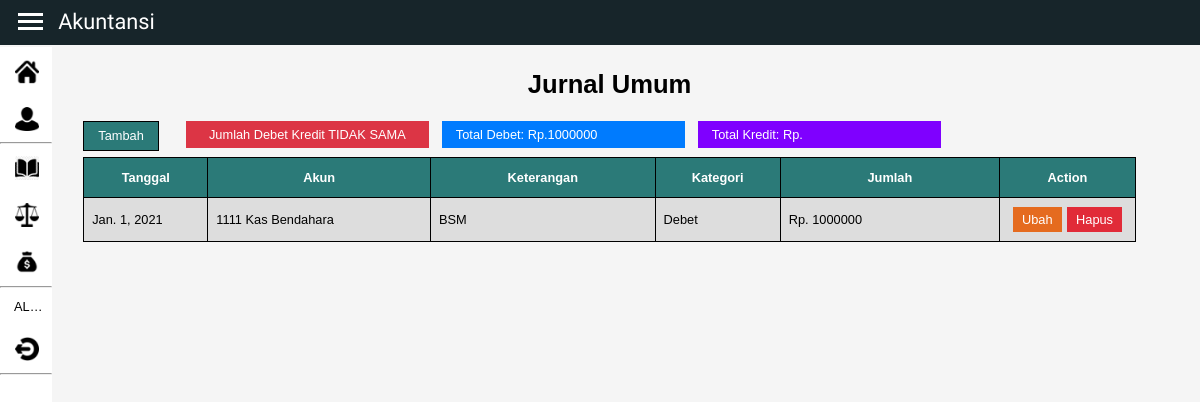
Screenshot of /jurnal/kategori/2 (signed in) with the database file from the repository.
### jurnal/models.py (models this page shows, shortened)
class jurnal (models.Model):
    kategori = (
        ('Debet', 'Debet'),
        ('Kredit', 'Kredit'),
    )
    akun = models.ForeignKey(akun, null=True, on_delete=models.SET_NULL)
    tanggal = models.DateField(null=True)
    jumlah = models.FloatField(null=True, max_length=20)
    keterangan = models.CharField(null=True, max_length=200)
    kategori = models.CharField(null=True, max_length=20, choices=kategori)

### akun/models.py (models this page shows)
class akun(models.Model):
    no = models.IntegerField(null=True)
    nama = models.CharField(max_length=255, null=True)
    jenis = models.ForeignKey(JenisAkun, null=True, on_delete=models.SET_NULL)
    def __str__(self):
        return "%s %s" % (self.no, self.nama)
    class Meta:
        ordering = ['no']

### jurnal/views.py (the view)
# urls.py: path('kategori/<int:akun_id>', category,name='kategori'),
@login_required(login_url=settings.LOGIN_URL)
def category(request, akun_id):
    jurnals = jurnal.objects.filter(akun_id=akun_id)
    debets = jurnal.objects.filter(kategori='Debet').filter(akun_id=akun_id).aggregate(total=Sum('jumlah'))
    kredits = jurnal.objects.filter(kategori='Kredit').filter(akun_id=akun_id).aggregate(total=Sum('jumlah'))
    title = "Jurnal Umum"
    context = {
        'jurnals' : jurnals,
        'title': title,
        'debets':debets,
        'kredits':kredits,
    }
    return render (request,'jurnal/kategori.html', context)

### jurnal/templates/jurnal/kategori.html
{%extends 'main.html'%}
{% block content %}
{% include 'jurnal/table.html' %}
{% endblock content %}

### templates/navbar.html (shortened to what this page needs)
{% load static %}
<nav>
  <div class="top-nav">
  <div class="nav-brand">
      <div class="menu-toggle">
          <span></span>
          <span></span>
          <span></span>
      </div>
      <div class="logo">
          <a href="{% url 'beranda:dashboard' %}">Akuntansi</a>
      </div>
  </div>
</div>
  <div class="nav-side-icon">
      <ul id="ulSide">
        <li><a href="{% url 'beranda:dashboard' %}"><img src="{% static 'img/beranda.png' %}" alt="" class="logo-menu-side"></a></li>
        <li>
            <a href="{% url 'akun:dashboard' %}"><img src="{% static 'img/akun.png' %}" alt="" class="logo-menu-side"></a>
        </li>
        <hr>
        <li><a href="{% url 'jurnal:dashboard' %}"><img src="{% static 'img/jurnal.png' %}" alt="" class="logo-menu-side"></a></li>
        <li><a href="{% url 'neraca:dashboard' %}"><img src="{% static 'img/neraca.png' %}" alt="" class="logo-menu-side"></a></li>
        <li><a href="{% url 'labarugi:dashboard' %}"><img src="{% static 'img/uang.png' %}" alt="" class="logo-menu-side"></a></li>
        <hr>
        <li>{{user|truncatechars:3|upper }}</li>
        <li><a href="{% url 'logout' %}"><img src="{% static 'img/logout.png' %}" alt="" class="logo-menu-side"></a></li>
        <hr>
      </ul>
  </div>
</nav>

### jurnal/templates/jurnal/table.html
<div class="toolbar">
  <a href="{% url 'jurnal:tambah' %}"><button type="button" class="button-add">Tambah</button></a>
  <div class="sum-anggaran">
    {% if debets.total == kredits.total %}
    <div class="status">
      Jumlah Debet Kredit SAMA
    </div>
    {% else %}
    <div class="status-2">
      Jumlah Debet Kredit TIDAK SAMA
    </div>
    {% endif %}
    <div class="sum-anggaran-2">
      Total Debet: Rp. <p class="nilai-debet">{{debets.total|floatformat:0}}</p>
    </div>
    <div class="sum-anggaran-3">
    Total Kredit: Rp. <p class="nilai-debet">{{kredits.total|floatformat:0}}</p>
    </div>
  </div>
</div>
<table id="tabel">
    <tr>
      <th id="th1">Tanggal</th>
      <th id="th2">Akun</th>
      <th id="th2">Keterangan</th>
      <th id="th1">Kategori</th>
      <th id="th2">Jumlah</th>
      <th id="table-action">Action</th>
    </tr>
      {% for jurnal in jurnals %}
      <tr>
        <td>{{ jurnal.tanggal}}</td>
        <td>{{ jurnal.akun}}</td>
        <td>{{ jurnal.keterangan}}</td>
        <td>{{ jurnal.kategori}}</td>
        <td>Rp. {{ jurnal.jumlah|floatformat:0}}</td>
        <td><center>
          <a href="{% url 'jurnal:ubah' jurnal.id %}"><button type="button" class="button-edit">Ubah</button></a>
          <a href="{% url 'jurnal:hapus' jurnal.id %}"><button type="button" class="button-delete">Hapus</button></a>
        </center>
      </td>
      </tr>
      {% endfor %}
</table>

### static/css/style.css (style rules this page uses)
@media only screen and (max-width: 1920px) { body { font-size: medium; } }
@media only screen and (max-width: 1366px) { body { font-size: 0.8em; } }
html { min-height:100%;min-width:100%;position:relative; }
* { margin:0; padding: 0; }
body { background-color: whitesmoke; font-family: Arial; overflow-x: hidden; }
.button-add { border: 1px solid black; font-size: 1em; background-color: #2b7a78; color: white; padding: 0.5em 1.1em; cursor: pointer; margin: 0.5em 0em; }
.button-edit { font-size: 1em; background-color: #e56b1f; color: white; padding: 0.4em 0.7em 0.4em 0.7em; cursor: pointer; border: 1px solid #ddd; margin: 0em 0em; }
.button-delete { font-size: 1em; background-color: #e12b38; color: white; padding: 0.4em 0.7em 0.4em 0.7em; cursor: pointer; border: 1px solid #ddd; margin: 0em 0em; }
nav { background-color: #17252a; height: 3.6em; }
.nav-brand { display: flex; position: relative; height: 3.6em; width: 25vh; background-color: #17252a; align-items: center; padding-left: 0.6em; margin-top: -0.1em; }
.logo a { font-size: 1.7em; margin-left: 0.7em; font-family: 'Antonio', sans-serif; text-decoration: none; color: white; }
.logo-menu-side { display: flex; max-width: 1.7em; height: auto; margin-right: 1em; margin-left: 0.1em; }
nav ul { width: 15em; background-color:white; margin-top: 3.7em; position: absolute; left: 0; top:0; height: 100%; transform: translateX(-20em); transition: all 0.3s; }
#ulSide { width: 4.1em; background-color:white; margin-top: 3.7em; position: absolute; left: 0; top:0; height: 100% auto; transform: translateX(0em); }
#ulSide li { list-style: none; padding-left: 1.1em; padding-top: 0.9em; padding-bottom: 0.9em; }
nav ul li { list-style: none; padding-left: 2.2em; padding-top: 0.9em; padding-bottom: 0.9em; }
nav ul li a { display: flex; font-size: 1.1em; color:black; text-decoration: none; align-items: center; font-family:'Roboto', sans-serif; }
.menu-toggle { display: flex; flex-direction: column; height: 17px; margin-left: 0.8em; justify-content: space-between; cursor: pointer; }
.menu-toggle span { width: 25px; height: 3px; background-color: white; transition: all 0.3s; }
#tabel { font-family: Arial, Helvetica, sans-serif; border-collapse: collapse; }
#tabel td, #tabel th { border: 1px solid black; padding: 8px; }
#tabel tr:nth-child(even) { background-color: #ddd; }
#tabel th { padding-top: 12px; padding-bottom: 12px; text-align: left; background-color: #2b7a78; color: white; text-align: center; }
#table-action { width: 11em; }
#th1 { width: 10em; }
#th2 { width: 20em; }
.toolbar { display: flex; right: 0vw; }
.sum-anggaran { margin-top: 0em; margin-right: 4em; width: 60em; font-size: 1em; color: white; padding: 0.5em 1.1em; height: 1.1em; display: flex; right: 0em; }
.sum-anggaran-2 { margin-left: 1em; width: 18em; font-size: 1em; background-color: #007BFE; padding: 0.5em 1.1em; color: white; height: 1.1em; display: flex; }
.sum-anggaran-3 { margin-left: 1em; width: 18em; font-size: 1em; background-color: #7F00FF; padding: 0.5em 1.1em; color: white; height: 1.1em; display: flex; }
.status-2 { margin-left: 1em; width: 18em; font-size: 1em; background-color: #dc3545; padding: 0.5em 1.1em; color: white; height: 1.1em; text-align: center; }

### rows the page displays
jurnal: tanggal "Jan. 1, 2021", akun "1111 Kas Bendahara", keterangan "BSM", kategori "Debet", jumlah "1000000"

### other values shown
{{ user|truncatechars:3|upper }} "AL…"
{{ title }} "Jurnal Umum"
{{ debets.total|floatformat:0 }} "1000000"
